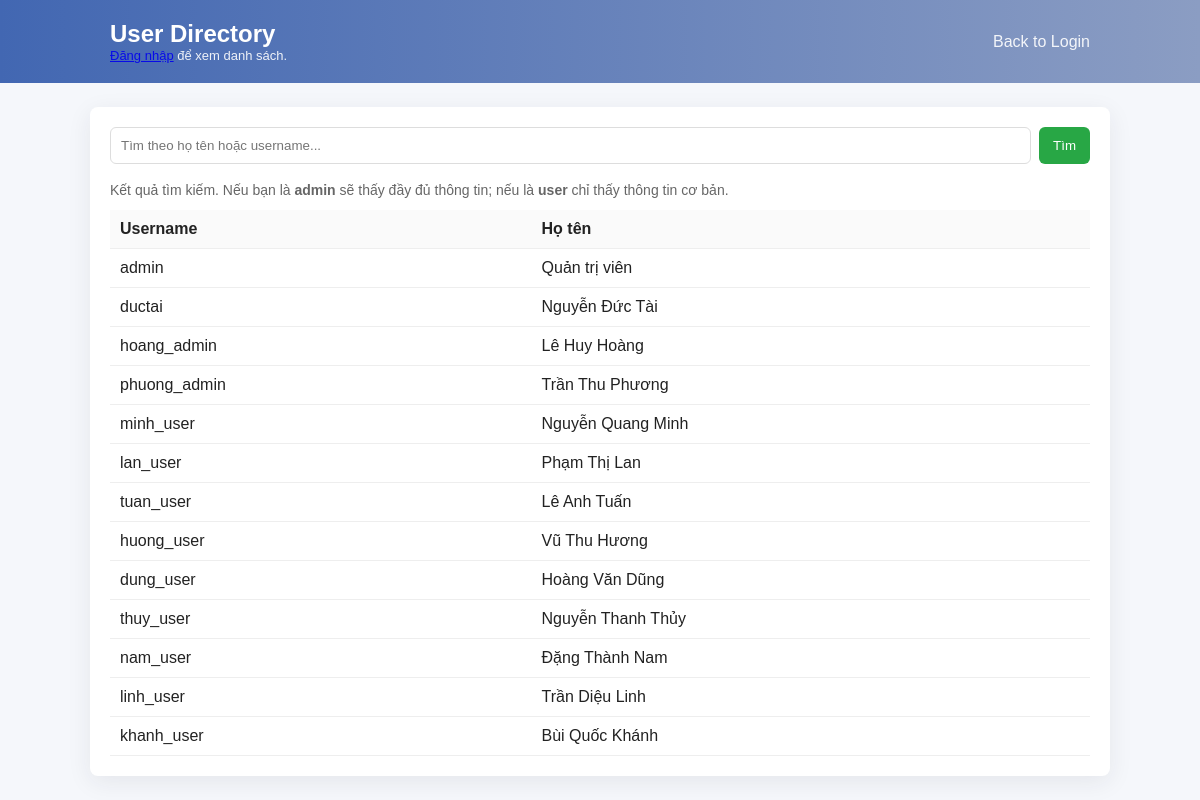
Page /src/home.php on the committed database.
### tables this page shows
CREATE TABLE `users` (
  `id` int(11) NOT NULL,
  `username` varchar(50) NOT NULL,
  `password` varchar(50) NOT NULL,
  `fullname` varchar(100) DEFAULT NULL,
  `role` varchar(255) NOT NULL
);

### src/home.php (the view, shortened to what this page needs)
<?php
require 'db.php';
if (!isset($_SESSION['user'])) {
	$welcome = '<a href="login.php">Đăng nhập</a> để xem danh sách.';
} else {
	$welcome = 'Xin chào, ' . htmlspecialchars($_SESSION['user']['fullname']);
}
$query = $_GET['query'] ?? '';
?>
<!DOCTYPE html>
<html lang="vi">
<head>
</head>
<body>
	<header>
		<div style="max-width:980px;margin:0 auto;display:flex;justify-content:space-between;align-items:center;">
			<div>
				<h2 style="margin:0">User Directory</h2>
				<div style="font-size:13px;opacity:0.9"><?php echo $welcome; ?></div>
			</div>
			<div>
				<a href="login.php" style="color:rgba(255,255,255,0.9);text-decoration:none">Back to Login</a>
			</div>
		</div>
	</header>
	<div class="container">
		<form method="GET" class="search" action="home.php">
			<input type="text" name="query" placeholder="Tìm theo họ tên hoặc username..." value="<?php echo htmlspecialchars($query); ?>">
			<button type="submit">Tìm</button>
		</form>
		<div class="note">Kết quả tìm kiếm. Nếu bạn là <strong>admin</strong> sẽ thấy đầy đủ thông tin; nếu là <strong>user</strong> chỉ thấy thông tin cơ bản.</div>
		<?php
		if ($query !== '') {
			$sql = "SELECT id, username, password, fullname, role FROM users WHERE fullname LIKE '%$query%' OR username LIKE '%$query%'";
		} else {
			$sql = "SELECT id, username, password, fullname, role FROM users";
		}
		$result = $conn->query($sql);
		if ($result && $result->num_rows > 0) {
			echo '<table><thead><tr>';
			$isAdmin = isset($_SESSION['user']) && ($_SESSION['user']['role'] === 'admin');
			if ($isAdmin) {
				echo '<th>ID</th><th>Username</th><th>Password</th><th>Fullname</th><th>Role</th>';
			} else {
				echo '<th>Username</th><th>Họ tên</th>';
			}
			echo '</tr></thead><tbody>';
			while ($row = $result->fetch_assoc()) {
				echo '<tr>';
				if ($isAdmin) {
					echo '<td>'.htmlspecialchars($row['id']).'</td>';
					echo '<td>'.htmlspecialchars($row['username']).'</td>';
					echo '<td>'.htmlspecialchars($row['password']).'</td>';
					echo '<td>'.htmlspecialchars($row['fullname']).'</td>';
					echo '<td><span class="role '.htmlspecialchars($row['role']).'">'.htmlspecialchars($row['role']).'</span></td>';
				} else {
					echo '<td>'.htmlspecialchars($row['username']).'</td>';
					echo '<td>'.htmlspecialchars($row['fullname']).'</td>';
				}
				echo '</tr>';
			}
			echo '</tbody></table>';
		} else {
			echo '<p>Không tìm thấy kết quả.</p>';
		}
		?>
	</div>
</body>
</html>

### src/home.php (style rules this page uses)
body { font-family: Arial, Helvetica, sans-serif; background: #f5f7fb; color: #222; margin: 0; padding: 0; }
header { background: linear-gradient(90deg,#4267b2,#8b9dc3); color: white; padding: 20px; }
.container { max-width: 980px; margin: 24px auto; background: white; border-radius: 8px; padding: 20px; box-shadow: 0 6px 24px rgba(34,41,47,0.08); }
.search { margin-bottom: 18px; display:flex; gap:8px; }
.search input[type=text] { flex:1; padding:10px; border-radius:6px; border:1px solid #ddd; }
.search button { padding:10px 14px; border-radius:6px; border:none; background:#28a745; color:white; cursor:pointer; }
table { width:100%; border-collapse: collapse; margin-top: 12px; }
th,td { text-align:left; padding:10px; border-bottom:1px solid #eee; }
th { background:#fafafa; }
.note { color:#666; font-size:14px; }

### rows in the picture
users: username "admin", fullname "Quản trị viên"
users: username "ductai", fullname "Nguyễn Đức Tài"
users: username "hoang_admin", fullname "Lê Huy Hoàng"
users: username "phuong_admin", fullname "Trần Thu Phương"
users: username "minh_user", fullname "Nguyễn Quang Minh"
users: username "lan_user", fullname "Phạm Thị Lan"
users: username "tuan_user", fullname "Lê Anh Tuấn"
users: username "huong_user", fullname "Vũ Thu Hương"
users: username "dung_user", fullname "Hoàng Văn Dũng"
users: username "thuy_user", fullname "Nguyễn Thanh Thủy"
users: username "nam_user", fullname "Đặng Thành Nam"
users: username "linh_user", fullname "Trần Diệu Linh"
users: username "khanh_user", fullname "Bùi Quốc Khánh"
